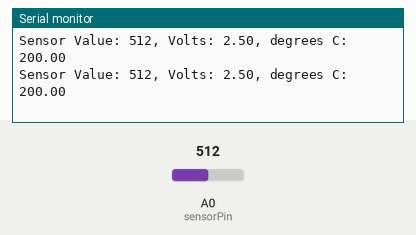
This sketch was run on a simulated Arduino Uno, built with avr-gcc and run on an emulated ATmega328P. Shown: the last lines printed to the serial monitor. The test bench sets the inputs (shaded band); at power-on: A0 (sensorPin) = 512.

Above: at 1.8 s.
1.9 s: A0 (sensorPin) set to 716
At 2.8 s:
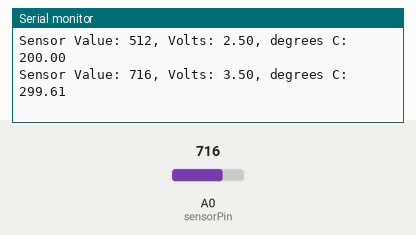
3.4 s: A0 (sensorPin) set to 900
At 4.5 s:
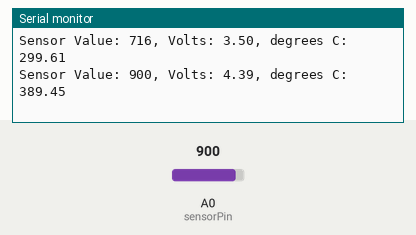
Timing chart, 0 to 6.4 s (numbered marks = the images above; inputs shaded):
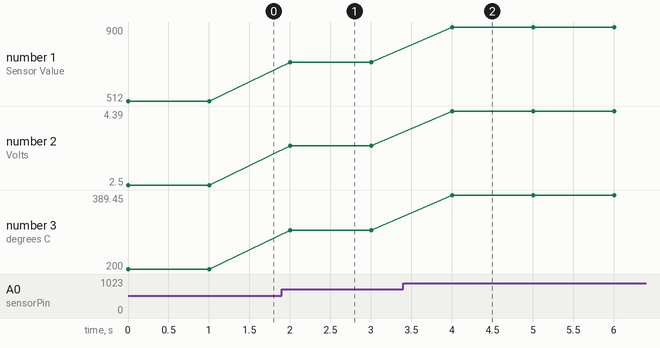

Measured:
- after the input at 1.9 s, the serial monitor: prints a new line after 0.10 s (image 1)
- after the input at 3.4 s, the serial monitor: prints a new line after 0.61 s (image 2)
- plotted number 1: 512 → 716 after the input at 1.9 s, 716 → 900 after the input at 3.4 s
- plotted number 2: 2.5 → 3.5 after the input at 1.9 s, 3.5 → 4.39 after the input at 3.4 s
- plotted number 3: 200 → 299.61 after the input at 1.9 s, 299.61 → 389.45 after the input at 3.4 s

The sketch:

tempsensor.ino
```cpp
const int sensorPin = A0;

void setup() {
    Serial.begin(9600);
}

void loop() {
    int sensorVal = analogRead(sensorPin);
    Serial.print("Sensor Value: ");
    Serial.print(sensorVal);

    float voltage = (sensorVal/1024.0) * 5.0;
    Serial.print(", Volts: ");
    Serial.print(voltage);

    Serial.print(", degrees C: ");
    float temperature = (voltage - .5) * 100;
    Serial.println(temperature);

    delay(1000);
}
```
